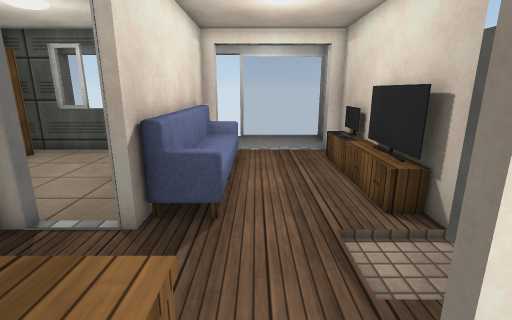
View 1 (above)

15 first-person views from a walk through a 3-D level made in the Unity game engine. The camera is 1.5 m above the floor, tilts 14° down and sees 85° across. Doors are open. The floor is counted in squares, 0.5 m on a side. Each view is taken from the middle of a square. On the plan, view 1 faces up. The plan holds only what a view shows up to about 20 squares ahead; the rest is blank. The player is left out. Some animated figures are left out. Some surface patterns are stand-ins.

View 2
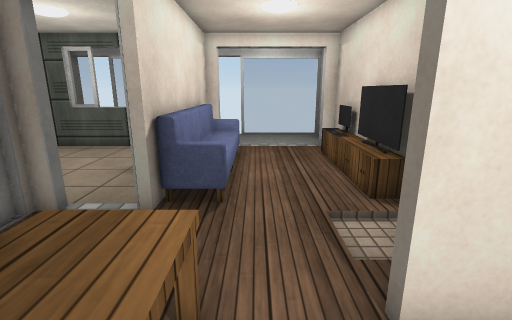

View 3
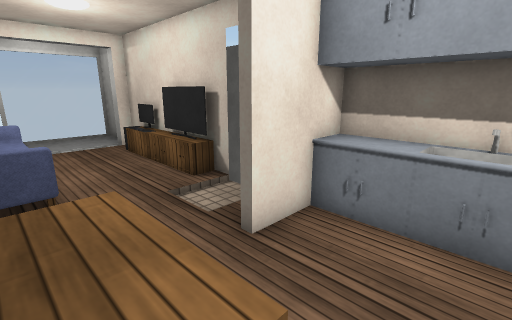

View 4
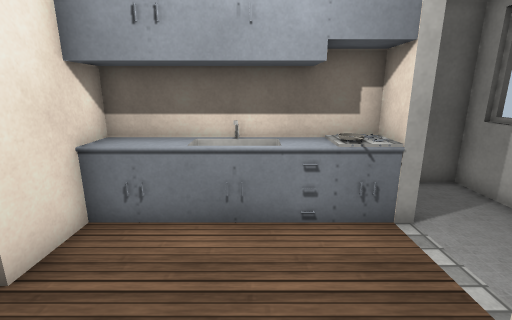

View 5
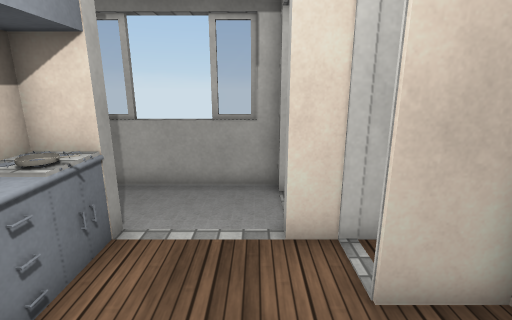

View 6
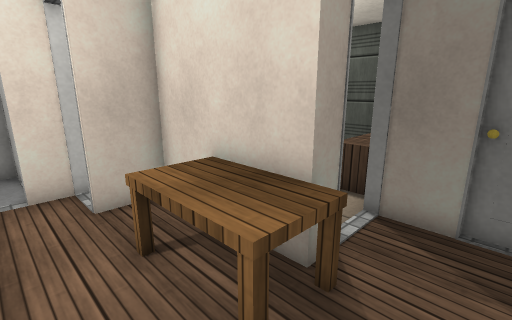

View 7
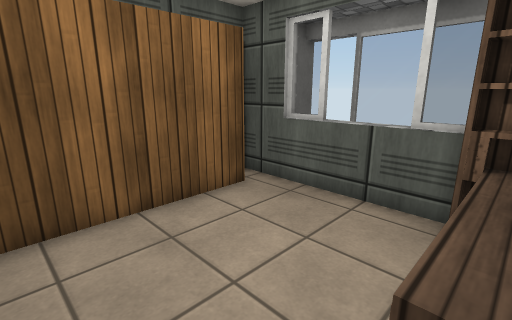

View 8
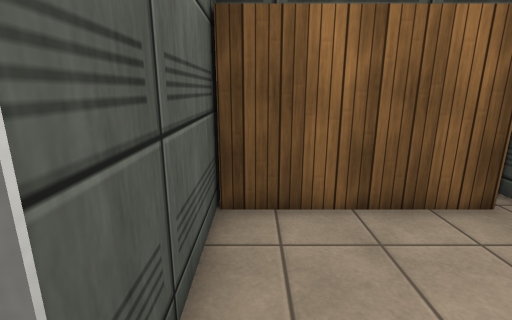

View 9
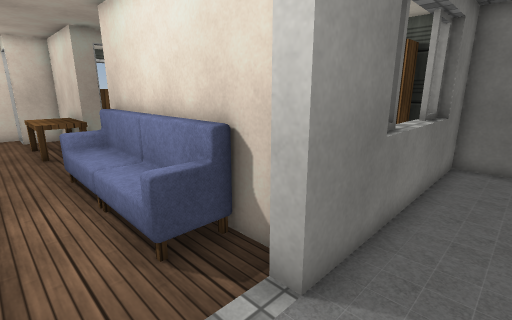

View 10
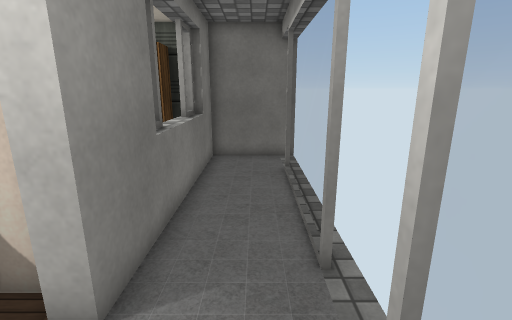

View 11
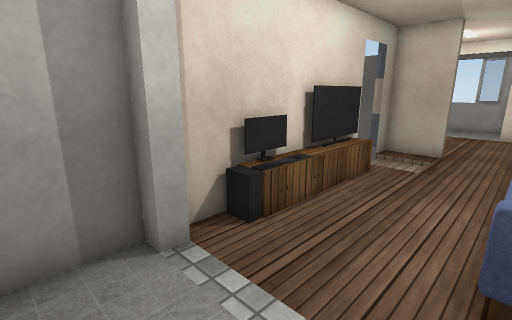

View 12
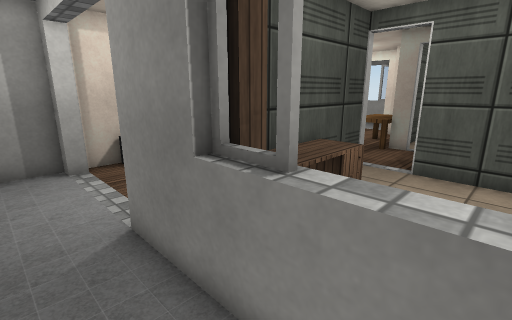

View 13
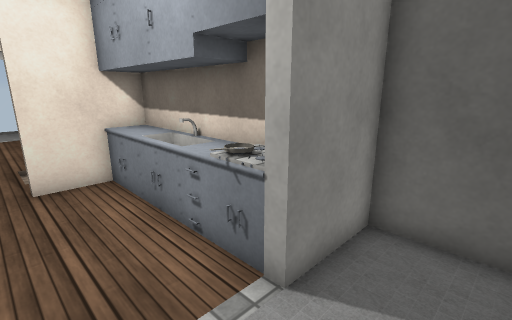

View 14
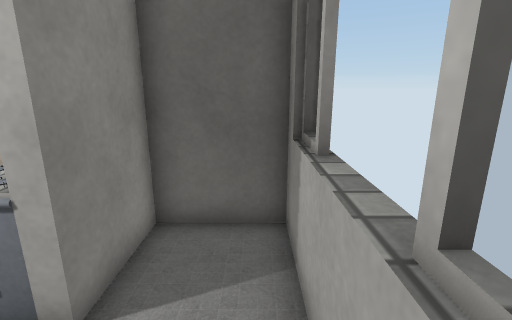

View 15
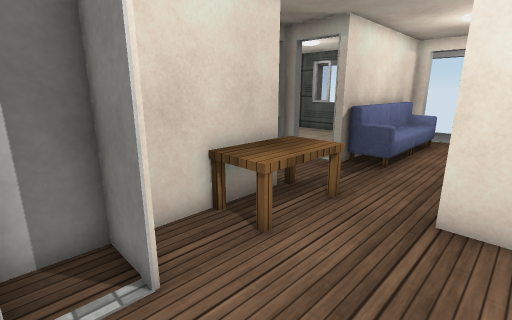

### Floor plan
Key: @ floor where view 1 was taken; # wall or solid block; . floor; D open door; = window, fence, low wall or low ledge; ^ raised ledge; C closet; S sofa; M computer; T TV; I sink; O other object.
Columns run from 12 left of view 1 to 7 right of it. Each row starts with its distance up from view 1.
 19 #          #=
 18 #.#======#.#====#
 17 #...............#
 16 #...............#
 15 ###=^^#=###.DDDD#
 14 ####^^#OO##.....#
 13 #C.....OO=SS...M#
 12  C.....OO=##...OO
 11  C.....OO##O...OM
 10  C.....OO=#O...OO
  9  C.....OO##O...OO
  8  C.......##O...OT
  7  C.......##O...OO
  6 ########.#SS....#
  5       #.........D
  4       #.........D
  3       #.........#
  2       ###OOO..####
  1        ###OO....II
  0          #OO@...II
 -1          #OO....II
 -2          #......II
 -3          ###....II
 -4          # D....#I
 -5            D#DD.#I
 -6             D...####
 -7             D......#
 -8             D......#
 -9             ##===#=#

Where each view was taken, in squares from view 1:
view 1: 0 up, 0 right, facing up
view 2: 1 down, 0 right, facing up
view 3: 2 down, 2 left, facing up-right
view 4: 2 down, 2 left, facing right
view 5: 0 up, 1 right, facing down
view 6: 4 up, 1 right, facing down-left
view 7: 7 up, 4 left, facing up-left
view 8: 7 up, 4 left, facing left
view 9: 17 up, 1 right, facing down-left
view 10: 17 up, 1 right, facing left
view 11: 17 up, 1 left, facing down-right
view 12: 17 up, 8 left, facing down-right
view 13: 8 down, 1 right, facing up-right
view 14: 8 down, 1 right, facing right
view 15: 5 down, 3 right, facing up-left
